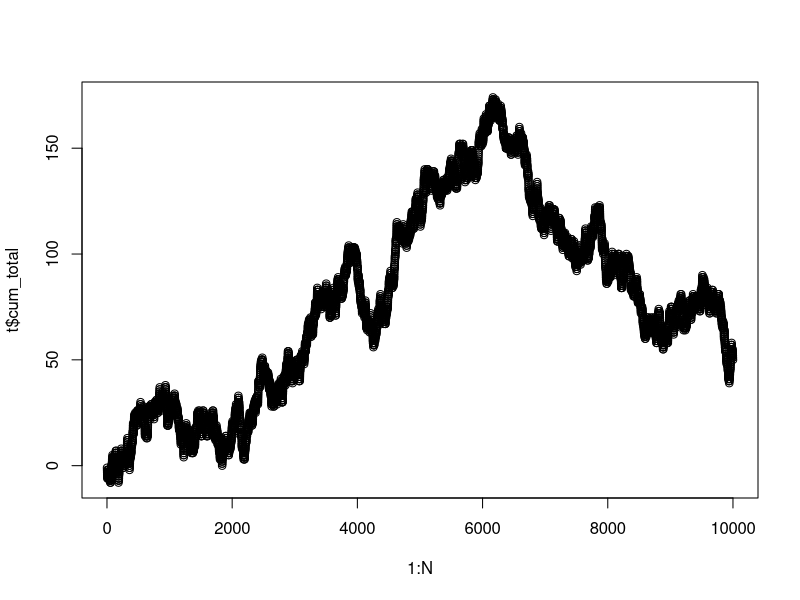

Recreate this plot in R.
# 050_simulate_die_roll.R

library(tidyverse)
library(purrr)

N  <- 10000
roll <- sample(x=c(-1,1),size=N,replace=TRUE, prob=c(0.5,0.5))
roll  <- as.integer(roll)
is_integer(roll)
is_vector(roll)# T
is_atomic(roll)
str(roll)


t  <- tibble(raw =roll,
	     cum_total = cumsum(raw))
print(t, n=20)
tail(t)

plot( x=1:N, y=t$cum_total)
